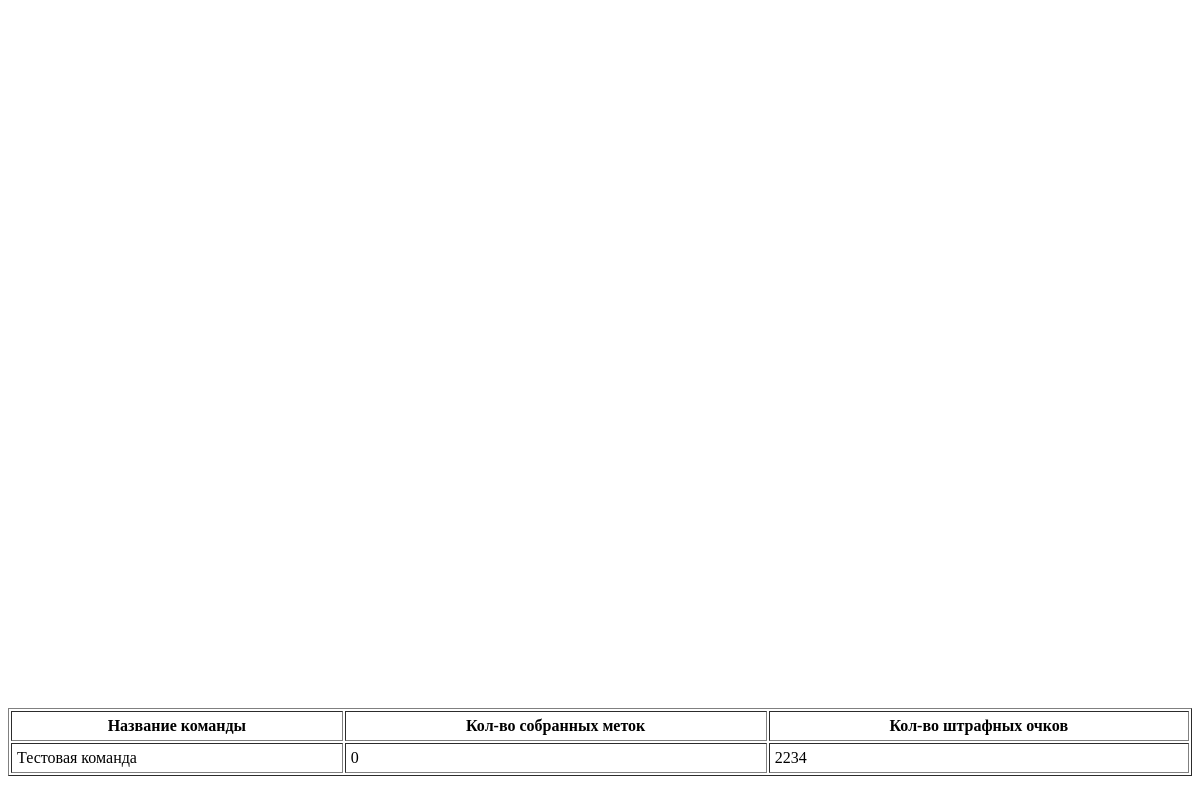
Before: / with the older database file.
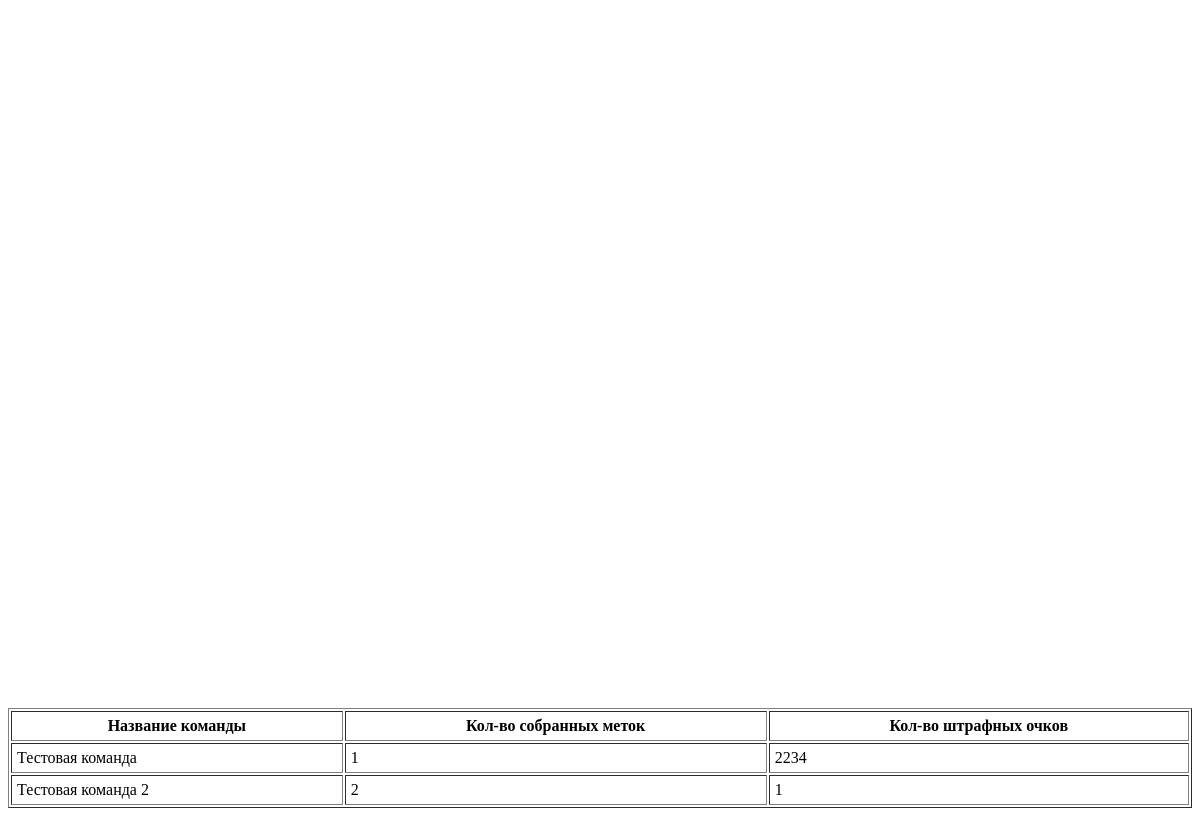
After: the same page with the newer database file.
### quest_api/models.py (models this page shows, shortened)
class Team(models.Model):
    name = models.CharField(max_length=512)
    uid = models.CharField(max_length=120)
    count_fail_marker_key = models.IntegerField(default=0)

### status/views.py (the view)
def index(request):
    markers = Marker.objects.all()
    teams = Team.objects.all()
    return render(request, 'status/index.html', {
        'teams': teams,
        'markers': markers,
        'centerMap': '[54.333064, 48.385672]'
    })

### status/templates/status/index.html (shortened to what this page needs)
<!DOCTYPE html>
<html lang="en">
<head>
</head>
<body>
<div id="map" style="width: 100%; height: 700px"></div>
<table border="1" width="100%" cellpadding="5">
    <tr>
        <th>Название команды</th>
        <th>Кол-во собранных меток</th>
        <th>Кол-во штрафных очков</th>
    </tr>
    {% for team in teams %}
        <tr>
            <td>{{ team.name }}</td>
            <td>{{ team.taken_markers.count }}</td>
            <td>{{ team.count_fail_marker_key }}</td>
        </tr>
    {% endfor %}
</table>
</body>
</html>

Changed rows visible on the page:
changed Team "Тестовая команда": taken_markers.count "0" → "1"
added Team: name "Тестовая команда 2", taken_markers.count "2", count_fail_marker_key "1"
